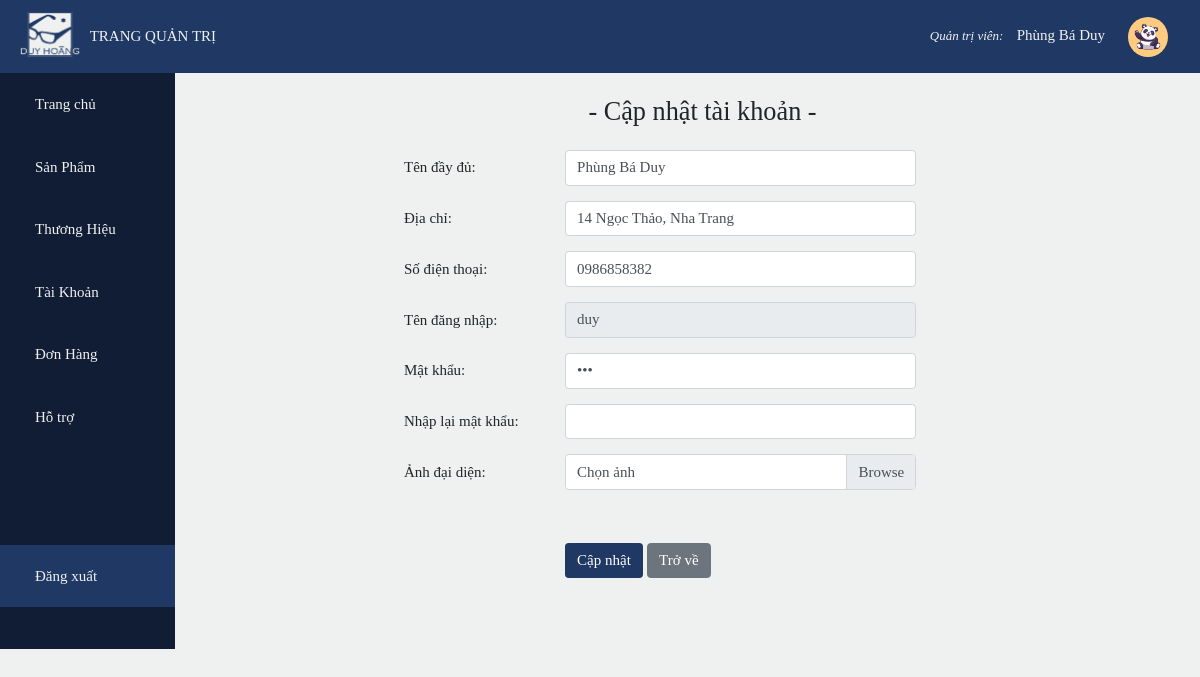
Before: /admin/index.php?page=au&id=1 (signed in) with the older database file.
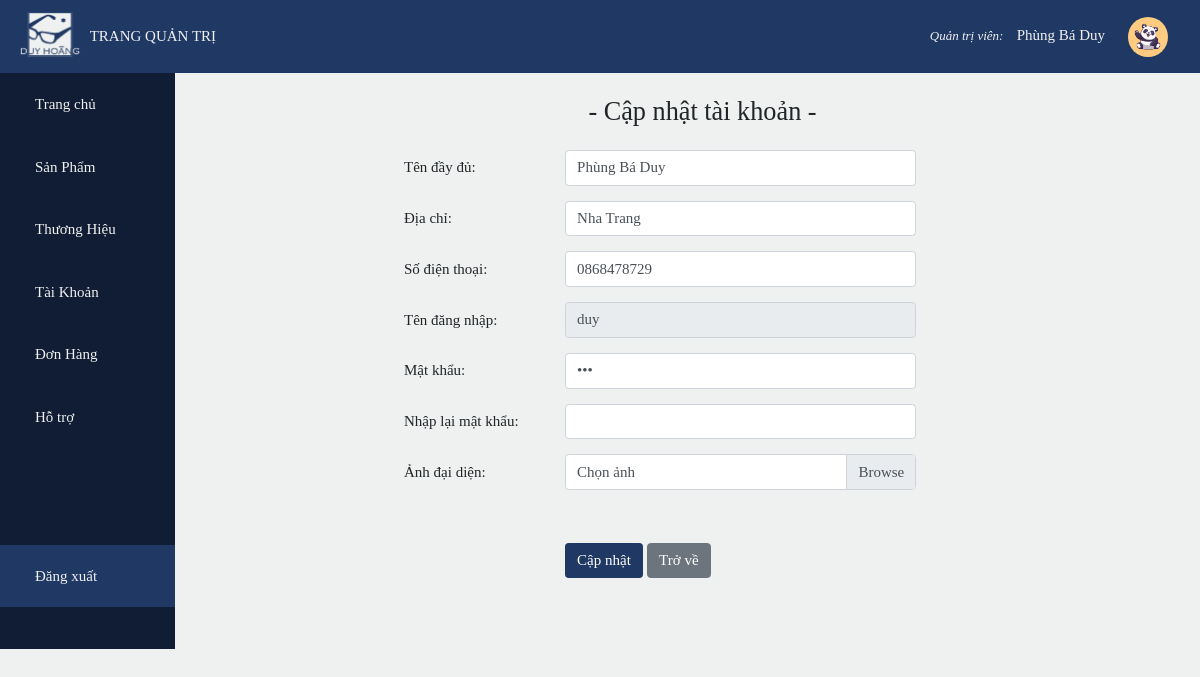
After: the same page with the newer database file.
### tables this page shows
CREATE TABLE `account` (
  `id` int(11) NOT NULL,
  `name` varchar(50) DEFAULT NULL,
  `username` varchar(50) DEFAULT NULL,
  `password` varchar(50) DEFAULT NULL,
  `admin` bit(1) DEFAULT NULL,
  `phone` varchar(20) DEFAULT NULL,
  `address` varchar(255) DEFAULT NULL,
  `image` varchar(50) DEFAULT 'avatar.png'
);

### admin/account/update.php (the view, shortened to what this page needs)
<?php
  if(isset($_GET['id']))
  $id = $_GET['id'];
  require_once('../db_config/db_connect.php');
  $sql_account = 'select * from account where id ='.$id;
  $result_account = mysqli_query($conn, $sql_account);
  $row = mysqli_fetch_array($result_account);
  $name = $row['name'];
  $username = $row['username'];
  $password = $row['password'];
  $phone = $row['phone'];
  $address = $row['address'];
?>
<div class="mt-4">
    <h3 class=" text-center mb-4">- Cập nhật tài khoản -</h3>
    <form action="" method="post" enctype="multipart/form-data" style="width:50%;margin-left:20%">
        <div class="form-group row">
          <label class="col-sm-4 col-form-label">Tên đầy đủ: </label>
          <input type="text" name="name" class="form-control col-sm-8" value="<?php if(isset($name)) echo $name ?>">
        </div>
        <div class="form-group row">
          <label class="col-sm-4 col-form-label">Địa chỉ: </label>
          <input type="text" name="address" class="form-control col-sm-8" value="<?php if(isset($address)) echo $address ?>">
        </div>
        <div class="form-group row">
          <label class="col-sm-4 col-form-label">Số điện thoại: </label>
          <input type="text" name="phone" class="form-control col-sm-8" value="<?php if(isset($phone)) echo $phone ?>">
        </div>
       <div class="form-group row">
          <label class="col-sm-4 col-form-label">Tên đăng nhập: </label>
          <input type="text" name="username" disabled class="form-control col-sm-8" value="<?php if(isset($username)) echo $username ?>">
        </div>
        <div class="form-group row">
          <label class="col-sm-4 col-form-label">Mật khẩu: </label>
          <input type="password" name="password" class="form-control col-sm-8" value="<?php if(isset($password)) echo $password ?>">
        </div>
        <div class="form-group row">
          <label class="col-sm-4 col-form-label">Nhập lại mật khẩu: </label>
          <input type="password" name="passwordRT" class="form-control col-sm-8" value="<?php if(isset($passwordRT)) echo $passwordRT ?>">
        </div>
        <div class="form-group row">
            <label class="col-sm-4 col-form-label">Ảnh đại diện: </label>
            <div class="custom-file col-sm-8">
              <label class="custom-file-label" for="inputGroupFile01">Chọn ảnh</label>
            </div>
            <div class="row">
              <div class="col-sm-8"><img id="img_prv" <?php if(isset($img)) echo 'src="../img/'.$img.'"'?>></div>
            </div>
        </div>
        <div class="form-group row">
        <p class="col-sm-4"></p>
          <div class="col-sm-8 pl-0 pt-3">
            <input class="btn btn-color" type="submit" name="submit" value="Cập nhật">
            <a class="btn btn-secondary" href="index.php?page=a&pg=1">Trở về</a>
          </div>
        </div>
    </form>
</div>

Changed rows visible on the page:
changed account "Phùng Bá Duy": address "14 Ngọc Thảo, Nha Trang" → "Nha Trang"; phone "0986858382" → "0868478729"
